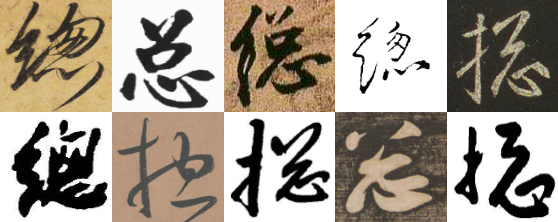
#> input picture images/sample_data.png, 558 x 222 px
$ python -i preprocessing.py   (imports and definitions only)
#> lines starting #> are read from the running program, lines starting #| are printed output that depends on the picture
import cv2
import numpy as np

# returns an image with white character and black background
# [59 lines left out: functions segment_image, get_boundary, resize_by_scale, pad_to_square, norm_char_size, not called in this run]


def augment_affine(img):
    h, w = img.shape

    rands = [(random.random() * 3 - 1.5) / 10 for _ in range(3)]
    stretch_coefs = [1, random.random() * 0.2 + 0.8]
    random.shuffle(stretch_coefs)

    src_tri = [
        [0, 0],
        [w, 0],
        [0, h]
    ]

    dest_tri = [
        [0, h*rands[0]],
        [w*stretch_coefs[0], h*rands[1]],
        [w*rands[2], h*stretch_coefs[1]]
    ]

    src_tri = np.array(src_tri).astype(np.float32)
    dest_tri = np.array(dest_tri).astype(np.float32)
    warp_mat = cv2.getAffineTransform(src_tri, dest_tri)
    res = cv2.warpAffine(img, warp_mat, (h, w))

    return res

# [17 lines left out: functions augment_rotate, augment_morph, not called in this run]

def augment_image(img):
    h, w = img.shape
    res = np.pad(img, (int(h*0.2), int(w * 0.2)), 'constant', constant_values=(0, 0))
    res = augment_affine(res)
    res = augment_rotate(res)
    res = augment_morph(res)
    res = norm_char_size(res)
    return res

>>> import cv2
>>> picture = cv2.imread('../images/sample_data.png', cv2.IMREAD_GRAYSCALE)
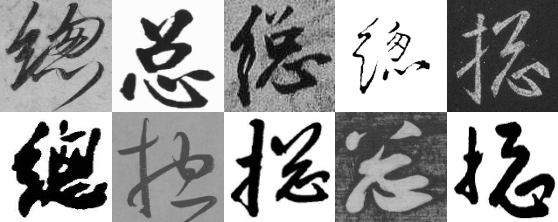
#> picture: shape (222, 558); min 0, max 255, mean 154.3
>>> result = augment_image(picture)
#> in augment_image, `res = np.pad(img, (int(h*0.2), int(w * 0.2)), 'constant', constant_val..`:
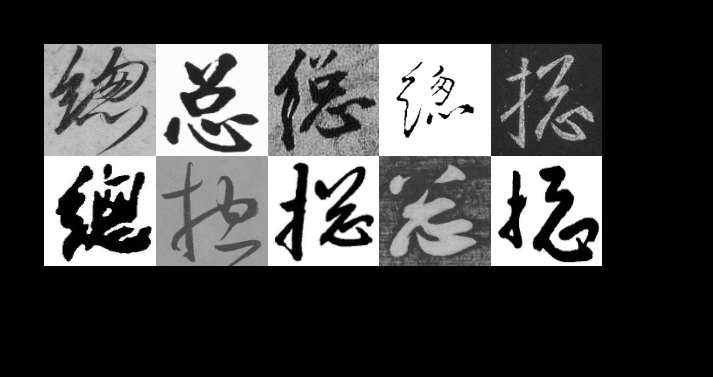
#> res: shape (377, 713); min 0, max 255, mean 71.1
#> (the run stopped early here; a loop or call above may not have finished)
